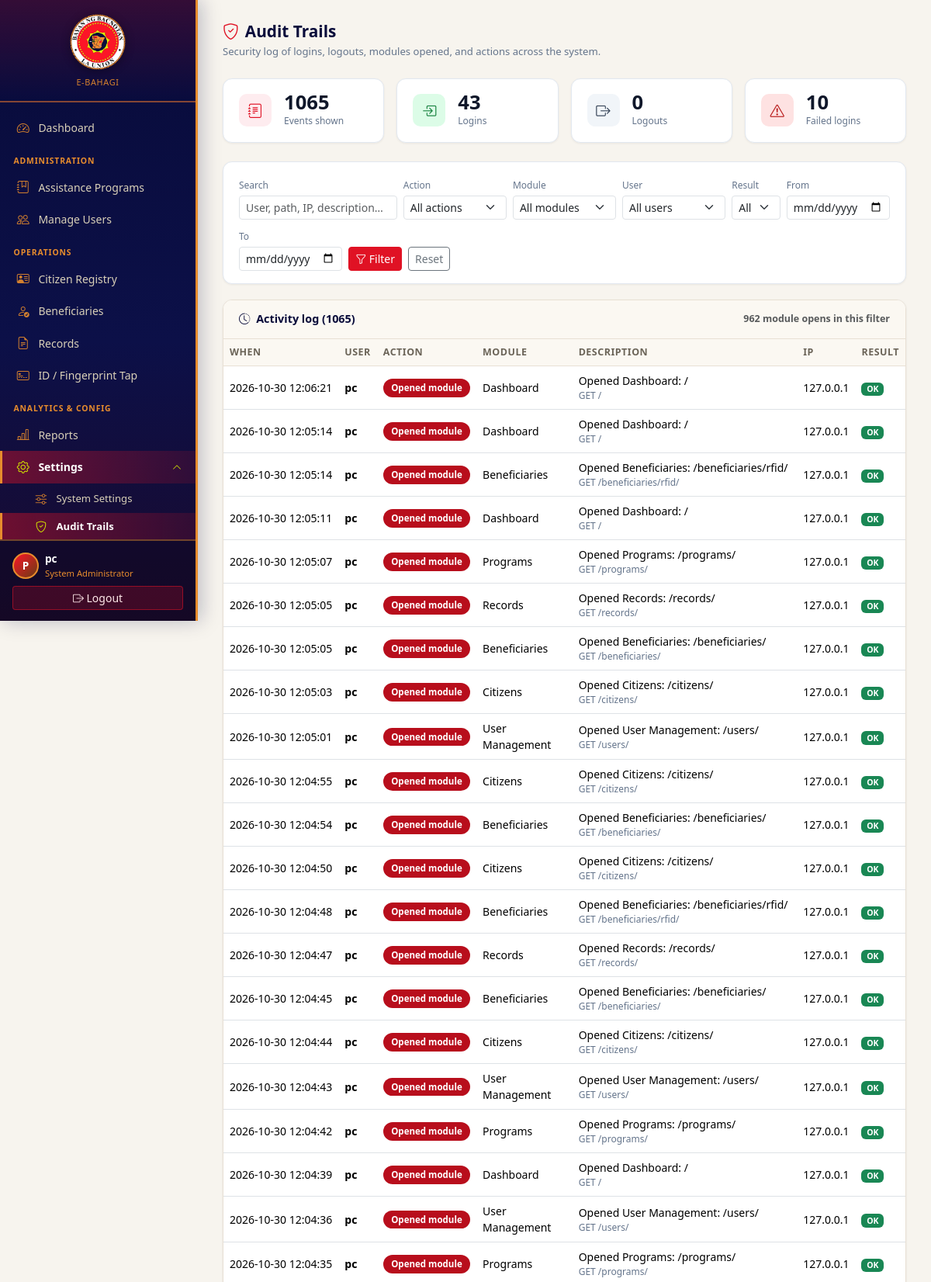
Page /audit-trails/ (signed in, upper part) on the committed database.
### settings_mgmt/models.py (models this page shows, shortened)
class SystemLogo(models.Model):
    DEFAULT_ORG_NAME = "Humanitarian Assistance Grant Management"
    logo = models.ImageField(upload_to=system_logo_upload_path, blank=True, null=True)
    org_name = models.CharField(
        max_length=200,
        blank=True,
        default=DEFAULT_ORG_NAME,
        verbose_name="Feature / organization name",
        help_text="Shown under the logo on the login page, header, and dashboard. Easy to change anytime.",
    )
    alt_text = models.CharField(max_length=100, blank=True, default="Organization logo")
    updated_at = models.DateTimeField(auto_now=True)
    class Meta:
        verbose_name = "System Branding"
        verbose_name_plural = "System Branding"
    @classmethod
    def load(cls):
        obj, _ = cls.objects.get_or_create(pk=1)
        return obj
    @property
    def has_logo(self):
        return bool(self.logo)

### core/models.py (models this page shows, shortened)
class AuditTrail(models.Model):
    class Action(models.TextChoices):
        LOGIN = "login", "Login"
        LOGOUT = "logout", "Logout"
        LOGIN_FAILED = "login_failed", "Login failed"
        MODULE_OPEN = "module_open", "Opened module"
        CREATE = "create", "Created"
        UPDATE = "update", "Updated"
        DELETE = "delete", "Deleted"
        VIEW = "view", "Viewed"
        EXPORT = "export", "Exported"
        IMPORT = "import", "Imported"
        BACKUP = "backup", "Backup"
        RESTORE = "restore", "Restore"
        OTHER = "other", "Other"
    user = models.ForeignKey(
        settings.AUTH_USER_MODEL,
        on_delete=models.SET_NULL,
        null=True,
        blank=True,
        related_name="audit_trails",
    )
    username = models.CharField(
        max_length=150,
        blank=True,
        help_text="Stored separately so the trail remains after a user is deleted.",
    )
    action = models.CharField(max_length=20, choices=Action.choices, db_index=True)
    module = models.CharField(max_length=100, blank=True, db_index=True)
    description = models.CharField(max_length=500)
    path = models.CharField(max_length=500, blank=True)
    method = models.CharField(max_length=10, blank=True)
    ip_address = models.GenericIPAddressField(null=True, blank=True)
    user_agent = models.CharField(max_length=400, blank=True)
    success = models.BooleanField(default=True)
    created_at = models.DateTimeField(auto_now_add=True, db_index=True)
    class Meta:
        ordering = ["-created_at"]
        verbose_name = "Audit Trail"
        verbose_name_plural = "Audit Trails"
        indexes = [
            models.Index(fields=["-created_at", "action"]),
            models.Index(fields=["username", "-created_at"]),
        ]

### core/views.py (the view, shortened to what this page needs)
# urls.py: path("audit-trails/", views.audit_trails, name="audit_trails"),
@admin_required
def audit_trails(request):
    from django.core.paginator import Paginator
    from .models import AuditTrail
    qs = AuditTrail.objects.select_related("user").all()
    q = (request.GET.get("q") or "").strip()
    action = (request.GET.get("action") or "").strip()
    module = (request.GET.get("module") or "").strip()
    username = (request.GET.get("username") or "").strip()
    success = (request.GET.get("success") or "").strip()
    date_from = _parse_date(request.GET.get("date_from"))
    date_to = _parse_date(request.GET.get("date_to"))
    if action:
        qs = qs.filter(action=action)
    if module:
        qs = qs.filter(module=module)
    if username:
        qs = qs.filter(username__icontains=username)
    if success == "1":
        qs = qs.filter(success=True)
    elif success == "0":
        qs = qs.filter(success=False)
    if date_from:
        qs = qs.filter(created_at__date__gte=date_from)
    if date_to:
        qs = qs.filter(created_at__date__lte=date_to)
    total_count = qs.count()
    login_count = qs.filter(action=AuditTrail.Action.LOGIN).count()
    logout_count = qs.filter(action=AuditTrail.Action.LOGOUT).count()
    failed_count = qs.filter(action=AuditTrail.Action.LOGIN_FAILED).count()
    module_open_count = qs.filter(action=AuditTrail.Action.MODULE_OPEN).count()
    paginator = Paginator(qs, 50)
    page_obj = paginator.get_page(request.GET.get("page"))
    modules = (
        AuditTrail.objects.exclude(module="")
        .values_list("module", flat=True)
        .distinct()
        .order_by("module")
    )
    usernames = (
        AuditTrail.objects.exclude(username="")
        .values_list("username", flat=True)
        .distinct()
        .order_by("username")
    )
    context = {
        "page_obj": page_obj,
        "trails": page_obj.object_list,
        "total_count": total_count,
        "login_count": login_count,
        "logout_count": logout_count,
        "failed_count": failed_count,
        "module_open_count": module_open_count,
        "action_choices": AuditTrail.Action.choices,
        "modules": modules,
        "usernames": usernames,
        "filter_q": q,
        "filter_action": action,
        "filter_module": module,
        "filter_username": username,
        "filter_success": success,
        "filter_date_from": date_from.isoformat() if date_from else "",
        "filter_date_to": date_to.isoformat() if date_to else "",
    }
    return render(request, "core/audit_trails.html", context)

### core/templates/core/audit_trails.html (shortened to what this page needs)
{% extends "base.html" %}
{% block content %}
<div class="page-hdr mb-4">
  <div>
    <h2 class="mb-0"><i class="bi bi-shield-check text-primary me-2"></i>Audit Trails</h2>
    <p class="mb-0 mt-1" style="font-size:.82rem;color:#64748b">
      Security log of logins, logouts, modules opened, and actions across the system.
    </p>
  </div>
</div>
<div class="row g-3 mb-4">
  <div class="col-6 col-md-3">
    <div class="stat-card">
      <div class="stat-icon" style="background:#FEECEF;color:#E01224"><i class="bi bi-journal-text"></i></div>
      <div>
        <div class="stat-val">{{ total_count }}</div>
        <div class="stat-lbl">Events shown</div>
      </div>
    </div>
  </div>
  <div class="col-6 col-md-3">
    <div class="stat-card">
      <div class="stat-icon" style="background:#dcfce7;color:#15803d"><i class="bi bi-box-arrow-in-right"></i></div>
      <div>
        <div class="stat-val">{{ login_count }}</div>
        <div class="stat-lbl">Logins</div>
      </div>
    </div>
  </div>
  <div class="col-6 col-md-3">
    <div class="stat-card">
      <div class="stat-icon" style="background:#f1f5f9;color:#334155"><i class="bi bi-box-arrow-right"></i></div>
      <div>
        <div class="stat-val">{{ logout_count }}</div>
        <div class="stat-lbl">Logouts</div>
      </div>
    </div>
  </div>
  <div class="col-6 col-md-3">
    <div class="stat-card">
      <div class="stat-icon" style="background:#fee2e2;color:#b91c1c"><i class="bi bi-exclamation-triangle"></i></div>
      <div>
        <div class="stat-val">{{ failed_count }}</div>
        <div class="stat-lbl">Failed logins</div>
      </div>
    </div>
  </div>
</div>
<div class="filter-card">
  <form method="get" class="row g-2 align-items-end">
    <div class="col-12 col-md-3">
      <label class="form-label mb-1" style="font-size:.75rem;color:#64748b">Search</label>
      <input type="text" name="q" value="{{ filter_q }}" class="form-control form-control-sm" placeholder="User, path, IP, description…">
    </div>
    <div class="col-6 col-md-2">
      <label class="form-label mb-1" style="font-size:.75rem;color:#64748b">Action</label>
      <select name="action" class="form-select form-select-sm">
        <option value="">All actions</option>
      </select>
    </div>
    <div class="col-6 col-md-2">
      <label class="form-label mb-1" style="font-size:.75rem;color:#64748b">Module</label>
      <select name="module" class="form-select form-select-sm">
        <option value="">All modules</option>
      </select>
    </div>
    <div class="col-6 col-md-2">
      <label class="form-label mb-1" style="font-size:.75rem;color:#64748b">User</label>
      <select name="username" class="form-select form-select-sm">
        <option value="">All users</option>
      </select>
    </div>
    <div class="col-6 col-md-1">
      <label class="form-label mb-1" style="font-size:.75rem;color:#64748b">Result</label>
      <select name="success" class="form-select form-select-sm">
        <option value="">All</option>
      </select>
    </div>
    <div class="col-6 col-md-2">
      <label class="form-label mb-1" style="font-size:.75rem;color:#64748b">From</label>
      <input type="date" name="date_from" value="{{ filter_date_from }}" class="form-control form-control-sm">
    </div>
    <div class="col-6 col-md-2">
      <label class="form-label mb-1" style="font-size:.75rem;color:#64748b">To</label>
      <input type="date" name="date_to" value="{{ filter_date_to }}" class="form-control form-control-sm">
    </div>
    <div class="col-12 col-md-auto d-flex gap-2">
      <button type="submit" class="btn btn-primary btn-sm"><i class="bi bi-funnel"></i> Filter</button>
      <a href="{% url 'core:audit_trails' %}" class="btn btn-outline-secondary btn-sm">Reset</a>
    </div>
  </form>
</div>
<div class="panel">
  <div class="panel-hdr">
    <span><i class="bi bi-clock-history me-1"></i> Activity log ({{ total_count }})</span>
    <span class="text-muted" style="font-size:.78rem">{{ module_open_count }} module opens in this filter</span>
  </div>
  <div class="table-responsive">
    <table class="table table-hover mb-0">
      <thead>
        <tr>
          <th>When</th>
          <th>User</th>
          <th>Action</th>
          <th>Module</th>
          <th>Description</th>
          <th>IP</th>
          <th>Result</th>
        </tr>
      </thead>
      <tbody>
        {% for t in trails %}
        <tr>
          <td style="white-space:nowrap">{{ t.created_at|date:"Y-m-d H:i:s" }}</td>
          <td class="fw-semibold">{{ t.username|default:"—" }}</td>
          <td>
            <span class="action-pill action-{{ t.action }}">{{ t.get_action_display }}</span>
          </td>
          <td>{{ t.module|default:"—" }}</td>
          <td>
            <div>{{ t.description }}</div>
            {% if t.path %}<div class="path-cell" title="{{ t.method }} {{ t.path }}">{{ t.method }} {{ t.path }}</div>{% endif %}
          </td>
          <td style="white-space:nowrap">{{ t.ip_address|default:"—" }}</td>
          <td>
            {% if t.success %}
              <span class="badge bg-success">OK</span>
            {% else %}
              <span class="badge bg-danger">Failed</span>
            {% endif %}
          </td>
        </tr>
        {% endfor %}
      </tbody>
    </table>
  </div>
</div>
{% endblock %}

### templates/base.html (shortened to what this page needs)
<!DOCTYPE html>
<html lang="en">
<head>
  <link href="https://cdn.jsdelivr.net/npm/bootstrap@5.3.2/dist/css/bootstrap.min.css" rel="stylesheet">
  <link href="https://cdn.jsdelivr.net/npm/bootstrap-icons@1.11.3/font/bootstrap-icons.css" rel="stylesheet">
</head>
<body>
{% if user.is_authenticated %}
<div class="sidebar" id="appSidebar">
  <div class="sb-brand">
    {% if system_logo.has_logo %}
      <img src="{{ system_logo.logo.url }}" alt="{{ system_logo.alt_text }}" class="system-logo">
    {% else %}
      <div class="logo"><i class="bi bi-heart-pulse-fill" style="color:#FC1527"></i> e-<span>BAHAGI</span></div>
    {% endif %}
    <div class="tagline">{{ org_name }}</div>
  </div>
  <nav class="sb-nav">
    {% if user.profile.role == 'distributor' and not user.is_superuser %}
    <div class="sb-section">Ayuda Distribution</div>
    <a href="{% url 'beneficiaries:rfid' %}" class="{% if request.resolver_match.url_name == 'rfid' %}active{% endif %}">
      <i class="bi bi-credit-card-2-front"></i> ID / Fingerprint Tap
    </a>
    {% else %}
    <a href="{% url 'core:dashboard' %}" class="{% if request.resolver_match.url_name == 'dashboard' %}active{% endif %}">
      <i class="bi bi-speedometer2"></i> Dashboard
    </a>
    {% if user.is_superuser or user.profile.role == 'admin' %}
    <div class="sb-section">Administration</div>
    <a href="{% url 'programs:list' %}" class="{% if request.resolver_match.namespace == 'programs' %}active{% endif %}">
      <i class="bi bi-journal-bookmark"></i> Assistance Programs
    </a>
    <a href="{% url 'user_mgmt:list' %}" class="{% if request.resolver_match.namespace == 'user_mgmt' %}active{% endif %}">
      <i class="bi bi-people"></i> Manage Users
    </a>
    {% endif %}
    <div class="sb-section">Operations</div>
    <a href="{% url 'citizens:list' %}" class="{% if request.resolver_match.namespace == 'citizens' %}active{% endif %}">
      <i class="bi bi-person-vcard"></i> Citizen Registry
    </a>
    <a href="{% url 'beneficiaries:list' %}" class="{% if request.resolver_match.namespace == 'beneficiaries' and request.resolver_match.url_name != 'rfid' %}active{% endif %}">
      <i class="bi bi-person-check"></i> Beneficiaries
    </a>
    <a href="{% url 'records:list' %}" class="{% if request.resolver_match.namespace == 'records' %}active{% endif %}">
      <i class="bi bi-file-earmark-text"></i> Records
    </a>
    <a href="{% url 'beneficiaries:rfid' %}" class="{% if request.resolver_match.url_name == 'rfid' %}active{% endif %}">
      <i class="bi bi-credit-card-2-front"></i> ID / Fingerprint Tap
    </a>
    <div class="sb-section">Analytics &amp; Config</div>
    <a href="{% url 'reports:index' %}" class="{% if request.resolver_match.namespace == 'reports' %}active{% endif %}">
      <i class="bi bi-bar-chart-line"></i> Reports
    </a>
    {% with settings_open=request.resolver_match.url_name %}
    <div class="sb-drop{% if settings_open == 'settings' or settings_open == 'backup_restore' or settings_open == 'audit_trails' %} open{% endif %}" id="sbSettingsDrop">
      <button type="button" class="sb-drop-btn{% if settings_open == 'settings' or settings_open == 'backup_restore' or settings_open == 'audit_trails' %} active{% endif %}" id="sbSettingsToggle" aria-expanded="{% if settings_open == 'settings' or settings_open == 'backup_restore' or settings_open == 'audit_trails' %}true{% else %}false{% endif %}" aria-controls="sbSettingsSub">
        <i class="bi bi-gear"></i> Settings
        <i class="bi bi-chevron-down sb-caret"></i>
      </button>
      <div class="sb-sub" id="sbSettingsSub">
        <a href="{% url 'settings_mgmt:settings' %}" class="{% if settings_open == 'settings' %}active{% endif %}">
          <i class="bi bi-sliders"></i> System Settings
        </a>
        {% if user.is_superuser or user.profile.role == 'admin' %}
        <a href="{% url 'core:audit_trails' %}" class="{% if settings_open == 'audit_trails' %}active{% endif %}">
          <i class="bi bi-shield-check"></i> Audit Trails
        </a>
        {% endif %}
      </div>
    </div>
    {% endwith %}
    {% endif %}
  </nav>
  <div class="sb-user">
    <div class="d-flex align-items-center gap-2 mb-2">
      <div class="sb-avatar">{{ user.username|first|upper }}</div>
      <div>
        <div class="sb-username">{{ user.get_full_name|default:user.username }}</div>
        <div class="sb-role">
          {% if user.is_superuser %}System Administrator
          {% elif user.profile.role == 'admin' %}Administrator
          {% elif user.profile.role == 'distributor' %}Ayuda Distributor
          {% else %}Staff{% endif %}
        </div>
      </div>
    </div>
    <form method="post" action="{% url 'logout' %}" class="m-0">
      <button type="submit" class="btn btn-sm w-100 sb-logout">
        <i class="bi bi-box-arrow-right"></i> Logout
      </button>
    </form>
  </div>
</div>
<main class="main">
  {% block content %}{% endblock %}
</main>
{% else %}
  {% block auth_content %}{% endblock %}
{% endif %}
</body>
</html>

### rows in the picture
SystemLogo: logo (picture), org_name "E-BAHAGI"
AuditTrail: created_at "2026-10-30 12:06:21", username "pc", action "Opened module", module "Dashboard", description "Opened Dashboard: /", method "GET", path "/", ip_address "127.0.0.1", success "OK"
AuditTrail: created_at "2026-10-30 12:05:14", username "pc", action "Opened module", module "Dashboard", description "Opened Dashboard: /", method "GET", path "/", ip_address "127.0.0.1", success "OK"
AuditTrail: created_at "2026-10-30 12:05:14", username "pc", action "Opened module", module "Beneficiaries", description "Opened Beneficiaries: /beneficiaries/rfid/", method "GET", path "/beneficiaries/rfid/", ip_address "127.0.0.1", success "OK"
AuditTrail: created_at "2026-10-30 12:05:11", username "pc", action "Opened module", module "Dashboard", description "Opened Dashboard: /", method "GET", path "/", ip_address "127.0.0.1", success "OK"
AuditTrail: created_at "2026-10-30 12:05:07", username "pc", action "Opened module", module "Programs", description "Opened Programs: /programs/", method "GET", path "/programs/", ip_address "127.0.0.1", success "OK"
AuditTrail: created_at "2026-10-30 12:05:05", username "pc", action "Opened module", module "Records", description "Opened Records: /records/", method "GET", path "/records/", ip_address "127.0.0.1", success "OK"
AuditTrail: created_at "2026-10-30 12:05:05", username "pc", action "Opened module", module "Beneficiaries", description "Opened Beneficiaries: /beneficiaries/", method "GET", path "/beneficiaries/", ip_address "127.0.0.1", success "OK"
AuditTrail: created_at "2026-10-30 12:05:03", username "pc", action "Opened module", module "Citizens", description "Opened Citizens: /citizens/", method "GET", path "/citizens/", ip_address "127.0.0.1", success "OK"
AuditTrail: created_at "2026-10-30 12:05:01", username "pc", action "Opened module", module "User Management", description "Opened User Management: /users/", method "GET", path "/users/", ip_address "127.0.0.1", success "OK"
AuditTrail: created_at "2026-10-30 12:04:55", username "pc", action "Opened module", module "Citizens", description "Opened Citizens: /citizens/", method "GET", path "/citizens/", ip_address "127.0.0.1", success "OK"
AuditTrail: created_at "2026-10-30 12:04:54", username "pc", action "Opened module", module "Beneficiaries", description "Opened Beneficiaries: /beneficiaries/", method "GET", path "/beneficiaries/", ip_address "127.0.0.1", success "OK"
AuditTrail: created_at "2026-10-30 12:04:50", username "pc", action "Opened module", module "Citizens", description "Opened Citizens: /citizens/", method "GET", path "/citizens/", ip_address "127.0.0.1", success "OK"
AuditTrail: created_at "2026-10-30 12:04:48", username "pc", action "Opened module", module "Beneficiaries", description "Opened Beneficiaries: /beneficiaries/rfid/", method "GET", path "/beneficiaries/rfid/", ip_address "127.0.0.1", success "OK"
AuditTrail: created_at "2026-10-30 12:04:47", username "pc", action "Opened module", module "Records", description "Opened Records: /records/", method "GET", path "/records/", ip_address "127.0.0.1", success "OK"
AuditTrail: created_at "2026-10-30 12:04:45", username "pc", action "Opened module", module "Beneficiaries", description "Opened Beneficiaries: /beneficiaries/", method "GET", path "/beneficiaries/", ip_address "127.0.0.1", success "OK"
AuditTrail: created_at "2026-10-30 12:04:44", username "pc", action "Opened module", module "Citizens", description "Opened Citizens: /citizens/", method "GET", path "/citizens/", ip_address "127.0.0.1", success "OK"
AuditTrail: created_at "2026-10-30 12:04:43", username "pc", action "Opened module", module "User Management", description "Opened User Management: /users/", method "GET", path "/users/", ip_address "127.0.0.1", success "OK"
AuditTrail: created_at "2026-10-30 12:04:42", username "pc", action "Opened module", module "Programs", description "Opened Programs: /programs/", method "GET", path "/programs/", ip_address "127.0.0.1", success "OK"
AuditTrail: created_at "2026-10-30 12:04:39", username "pc", action "Opened module", module "Dashboard", description "Opened Dashboard: /", method "GET", path "/", ip_address "127.0.0.1", success "OK"
AuditTrail: created_at "2026-10-30 12:04:36", username "pc", action "Opened module", module "User Management", description "Opened User Management: /users/", method "GET", path "/users/", ip_address "127.0.0.1", success "OK"
AuditTrail: created_at "2026-10-30 12:04:35", username "pc", action "Opened module", module "Programs", description "Opened Programs: /programs/", method "GET", path "/programs/", ip_address "127.0.0.1", success "OK"

### other values in the picture
{{ user.username|first|upper }} "P"
{{ user.get_full_name|default:user.username }} "pc"
{{ total_count }} "1065"
{{ login_count }} "43"
{{ logout_count }} "0"
{{ failed_count }} "10"
{{ module_open_count }} "962"
